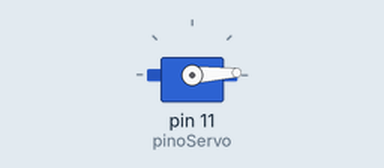
This sketch was run on a simulated Arduino Uno, built with avr-gcc and run on an emulated ATmega328P. Parts: servo.

Above: at 0.05 s.
At 1.3 s:
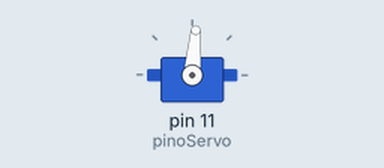
At 2.6 s:
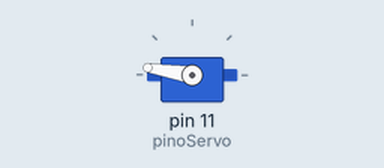
At 5.2 s:
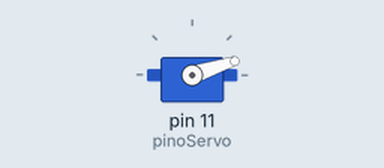
Timing chart, 0 to 7.1 s (numbered marks = the images above):
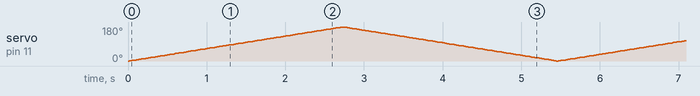

The sketch:

testeServoMotor.ino
```cpp
#include <Servo.h>

Servo meuServo;  // cria um objeto servo
int pinoServo = 11; // pino digital onde o sinal do servo está conectado

void setup() {
  meuServo.attach(pinoServo); // conecta o servo ao pino
}

void loop() {
  // Gira de 0 a 180 graus
  for (int pos = 0; pos <= 180; pos++) {
    meuServo.write(pos);    // define a posição do servo
    delay(15);              // espera para o movimento
  }

  // Gira de 180 a 0 graus
  for (int pos = 180; pos >= 0; pos--) {
    meuServo.write(pos);
    delay(15);
  }
}
```
